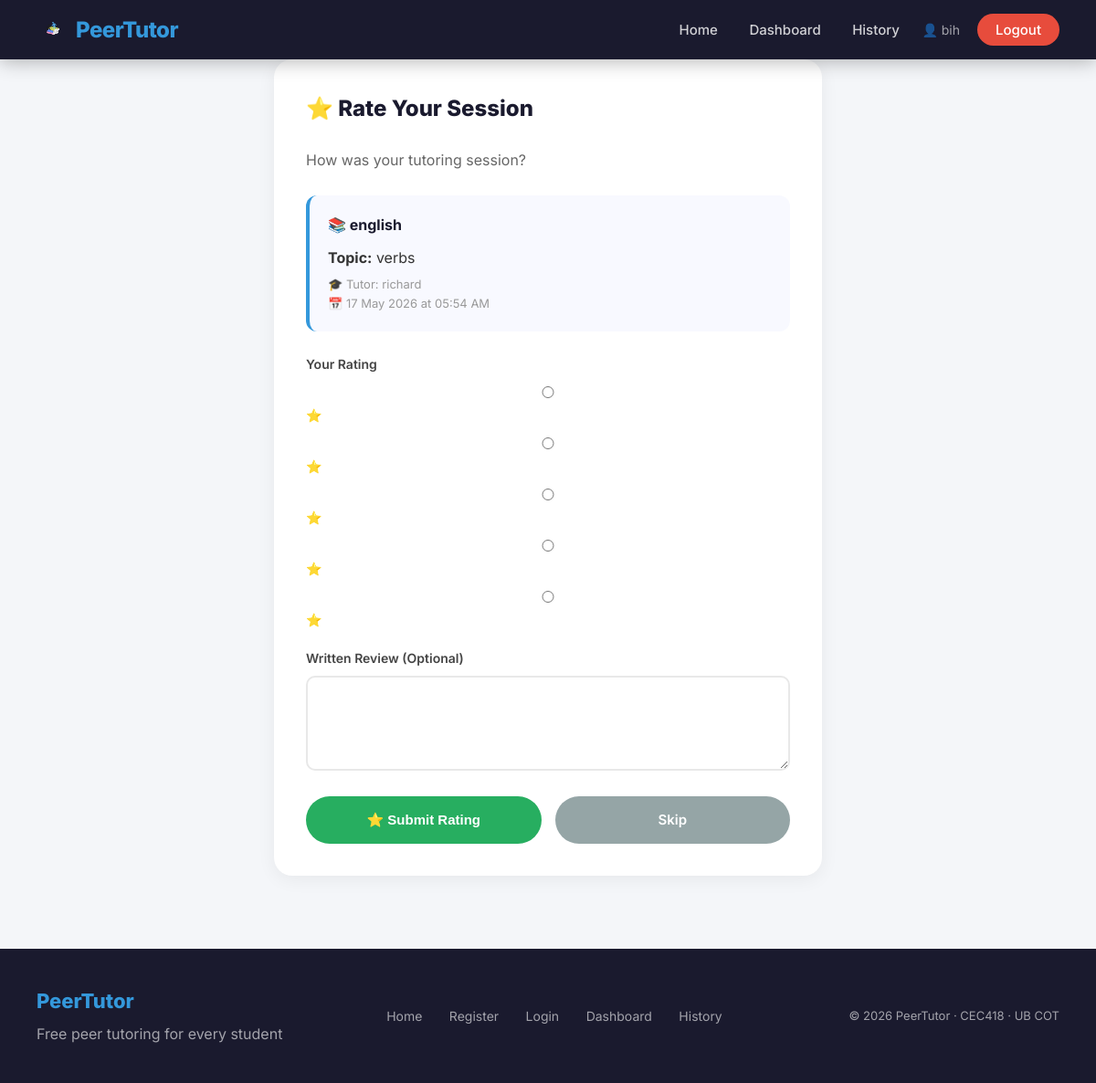
Page /session/1/complete (signed in) on the committed database.
### app/models.py (models this page shows, shortened)
class User(db.Model, UserMixin):
    id = db.Column(db.Integer, primary_key=True)
    full_name = db.Column(db.String(100), nullable=False)
    email = db.Column(db.String(120), unique=True,
                      nullable=False)
    password = db.Column(db.String(200), nullable=False)
    role = db.Column(db.String(10), nullable=False)
    created_at = db.Column(db.DateTime,
                           default=datetime.utcnow)
    requests = db.relationship(
        "TutoringRequest",
        foreign_keys="TutoringRequest.student_id",
        backref="student",
        lazy=True
    )
    sessions = db.relationship(
        "Session",
        foreign_keys="Session.tutor_id",
        backref="tutor",
        lazy=True
    )

class TutoringRequest(db.Model):
    id = db.Column(db.Integer, primary_key=True)
    subject = db.Column(db.String(100), nullable=False)
    topic = db.Column(db.String(200), nullable=False)
    description = db.Column(db.Text, nullable=True)
    status = db.Column(db.String(20), default="open")
    created_at = db.Column(db.DateTime,
                           default=datetime.utcnow)
    student_id = db.Column(
        db.Integer,
        db.ForeignKey("user.id"),
        nullable=False
    )

class Session(db.Model):
    id = db.Column(db.Integer, primary_key=True)
    scheduled_time = db.Column(db.DateTime, nullable=False)
    status = db.Column(db.String(20), default="upcoming")
    request_id = db.Column(
        db.Integer,
        db.ForeignKey("tutoring_request.id"),
        nullable=False
    )
    tutor_id = db.Column(
        db.Integer,
        db.ForeignKey("user.id"),
        nullable=False
    )
    created_at = db.Column(db.DateTime,
                           default=datetime.utcnow)
    messages = db.relationship(
        "Message",
        backref="session",
        lazy=True
    )

### app/routes.py (the view, shortened to what this page needs)
@main.route("/session/<int:session_id>/complete",
            methods=["GET", "POST"])
@login_required
def complete_session(session_id):
    session = Session.query.get_or_404(session_id)
    tutoring_request = TutoringRequest.query.get(
        session.request_id)
    if current_user.id != tutoring_request.student_id:
        flash("Only the student can rate this session.",
              "danger")
        return redirect(url_for("main.dashboard"))
    existing_rating = Rating.query.filter_by(
        session_id=session_id).first()
    if existing_rating:
        flash("You have already rated this session.",
              "info")
        return redirect(url_for("main.dashboard"))
    return render_template(
        "rate_session.html",
        session=session,
        tutoring_request=tutoring_request
    )

### app/models.py (called while the page is built)
@login_manager.user_loader
def load_user(user_id):
    return User.query.get(int(user_id))

### app/templates/rate_session.html (shortened to what this page needs)
{% extends "base.html" %}
{% block styles %}
<link rel="stylesheet"
    href="{{ url_for('static', filename='css/dashboard.css') }}">
{% endblock %}
{% block content %}
<div class="container">
    <div class="request-form-card">
        <h2>⭐ Rate Your Session</h2>
        <p style="color: #666; margin-bottom: 25px;">
            How was your tutoring session?
        </p>
        <div style="background: #f8f9ff; padding: 20px;
            border-radius: 12px; margin-bottom: 25px;
            border-left: 4px solid #3498db;">
            <h4 style="color: #1a1a2e; margin-bottom: 10px;">
                📚 {{ tutoring_request.subject }}
            </h4>
            <p style="margin-bottom: 6px;">
                <strong>Topic:</strong>
                {{ tutoring_request.topic }}
            </p>
            <p style="color: #999; font-size: 13px;">
                🎓 Tutor: {{ session.tutor.full_name }}
            </p>
            <p style="color: #999; font-size: 13px;">
                📅 {{ session.scheduled_time.strftime(
                    '%d %b %Y at %I:%M %p') }}
            </p>
        </div>
        <form method="POST">
            <div class="form-group">
                <label>Your Rating</label>
                <div class="star-rating">
                    <input type="radio" name="stars"
                        value="5" id="star5" required>
                    <label for="star5">⭐</label>
                    <input type="radio" name="stars"
                        value="4" id="star4">
                    <label for="star4">⭐</label>
                    <input type="radio" name="stars"
                        value="3" id="star3">
                    <label for="star3">⭐</label>
                    <input type="radio" name="stars"
                        value="2" id="star2">
                    <label for="star2">⭐</label>
                    <input type="radio" name="stars"
                        value="1" id="star1">
                    <label for="star1">⭐</label>
                </div>
            </div>
            <div class="form-group">
                <label>Written Review (Optional)</label>
                <textarea name="review" rows="4"
                    placeholder="Share your experience...">
                </textarea>
            </div>
            <div style="display: flex; gap: 15px;">
                <button type="submit"
                    class="btn btn-success"
                    style="flex: 1; padding: 14px;">
                    ⭐ Submit Rating
                </button>
                <a href="/dashboard"
                    class="btn"
                    style="flex: 1; padding: 14px;
                    background: #95a5a6;
                    text-align: center;">
                    Skip
                </a>
            </div>
        </form>
    </div>
</div>
{% endblock %}

### app/templates/base.html (shortened to what this page needs)
<!DOCTYPE html>
<html lang="en">
<head>
    <link rel="stylesheet"
        href="{{ url_for('static', filename='css/base.css') }}">
    {% block styles %}{% endblock %}
</head>
<body>
    <nav>
        <a href="/" class="logo">
            <img src="{{ url_for('static',
                filename='images/logo.png') }}"
                alt="PeerTutor Logo"
                style="width: 35px; height: 35px;
                object-fit: contain;">
            PeerTutor
        </a>
        <div class="nav-links">
            <a href="/">Home</a>
            {% if current_user.is_authenticated %}
                {% if current_user.role == "admin" %}
                    <a href="/admin">Dashboard</a>
                {% else %}
                    <a href="/dashboard">Dashboard</a>
                    <a href="/history">History</a>
                {% endif %}
                <span style="color: rgba(255,255,255,0.6);
                    margin-left: 20px; font-size: 14px;">
                    👤 {{ current_user.full_name }}
                </span>
                <a href="/logout" class="btn-nav"
                style="background: #e74c3c;">
                    Logout
                </a>
            {% endif %}
        </div>
    </nav>
    {% block content %}{% endblock %}
    <footer>
        <div>
            <div class="footer-logo">PeerTutor</div>
            <div>Free peer tutoring for every student</div>
        </div>
        <div class="footer-links">
            <a href="/">Home</a>
            <a href="/register">Register</a>
            <a href="/login">Login</a>
            <a href="/dashboard">Dashboard</a>
            <a href="/history">History</a>
        </div>
        <div class="footer-copy">
            © 2026 PeerTutor · CEC418 · UB COT
        </div>
    </footer>
</body>
</html>

### app/static/css/base.css (style rules this page uses)
* { margin: 0; padding: 0; box-sizing: border-box; }
body { font-family: 'Inter', Arial, sans-serif; background-color: #f4f6f9; color: #333; line-height: 1.6; }
nav { background-color: #1a1a2e; padding: 15px 40px; display: flex; justify-content: space-between; align-items: center; position: sticky; top: 0; z-index: 1000; box-shadow: 0 2px 20px rgba(0,0,0,0.3); }
nav .logo { color: #3498db; font-size: 24px; font-weight: 800; text-decoration: none; letter-spacing: -0.5px; display: flex; flex-direction: row; align-items: center; gap: 8px; line-height: 1; }
nav .nav-links a { color: rgba(255,255,255,0.8); text-decoration: none; margin-left: 30px; font-size: 15px; font-weight: 500; transition: color 0.3s ease; }
nav .nav-links .btn-nav { background: #3498db; color: white; padding: 8px 20px; border-radius: 50px; margin-left: 15px; }
.container { max-width: 1100px; margin: 0 auto; padding: 0 20px; }
.btn { display: inline-block; padding: 12px 28px; background: #3498db; color: white; border: none; border-radius: 50px; cursor: pointer; text-decoration: none; font-size: 15px; font-weight: 600; transition: all 0.3s ease; }
.btn-success { background: #27ae60; }
.form-group { margin-bottom: 20px; }
.form-group label { display: block; margin-bottom: 8px; font-weight: 600; font-size: 14px; color: #444; }
.form-group input, .form-group select, .form-group textarea { width: 100%; padding: 12px 16px; border: 2px solid #e8e8e8; border-radius: 10px; font-size: 15px; font-family: 'Inter', Arial, sans-serif; transition: border-color 0.3s ease; outline: none; }
footer { background: #1a1a2e; color: rgba(255,255,255,0.6); padding: 40px; margin-top: 80px; display: flex; justify-content: space-between; align-items: center; flex-wrap: wrap; gap: 20px; }
footer .footer-logo { color: #3498db; font-size: 22px; font-weight: 800; margin-bottom: 6px; }
footer .footer-links a { color: rgba(255,255,255,0.6); text-decoration: none; margin-right: 25px; font-size: 14px; transition: color 0.3s ease; }
footer .footer-copy { font-size: 13px; }

### app/static/css/dashboard.css (style rules this page uses)
.request-form-card { background: white; padding: 35px; border-radius: 20px; box-shadow: 0 4px 20px rgba(0,0,0,0.06); max-width: 600px; margin: 0 auto; }
.request-form-card h2 { font-size: 24px; font-weight: 800; color: #1a1a2e; margin-bottom: 25px; }

### rows in the picture
User: full_name "bih"
TutoringRequest: subject "english", topic "verbs"
User: tutor.full_name "richard"
